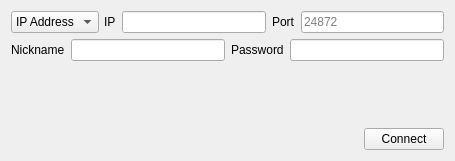
<?xml version="1.0" encoding="UTF-8"?>
<ui version="4.0">
 <class>DirectConnect</class>
 <widget class="QWidget" name="DirectConnect">
  <property name="geometry">
   <rect>
    <x>0</x>
    <y>0</y>
    <width>455</width>
    <height>161</height>
   </rect>
  </property>
  <property name="windowTitle">
   <string>Direct Connect</string>
  </property>
  <layout class="QVBoxLayout" name="verticalLayout">
   <item>
    <layout class="QVBoxLayout" name="verticalLayout_3">
     <item>
      <layout class="QVBoxLayout" name="verticalLayout_2">
       <item>
        <layout class="QHBoxLayout" name="horizontalLayout">
         <property name="spacing">
          <number>0</number>
         </property>
         <property name="leftMargin">
          <number>0</number>
         </property>
         <item>
          <widget class="QComboBox" name="connection_type">
           <item>
            <property name="text">
             <string>IP Address</string>
            </property>
           </item>
          </widget>
         </item>
         <item>
          <widget class="QWidget" name="ip_container" native="true">
           <layout class="QHBoxLayout" name="ip_layout">
            <property name="leftMargin">
             <number>5</number>
            </property>
            <property name="topMargin">
             <number>0</number>
            </property>
            <property name="rightMargin">
             <number>0</number>
            </property>
            <property name="bottomMargin">
             <number>0</number>
            </property>
            <item>
             <widget class="QLabel" name="label_2">
              <property name="text">
               <string>IP</string>
              </property>
             </widget>
            </item>
            <item>
             <widget class="QLineEdit" name="ip">
              <property name="toolTip">
               <string>&lt;html&gt;&lt;head/&gt;&lt;body&gt;&lt;p&gt;IPv4 address of the host&lt;/p&gt;&lt;/body&gt;&lt;/html&gt;</string>
              </property>
              <property name="maxLength">
               <number>253</number>
              </property>
             </widget>
            </item>
            <item>
             <widget class="QLabel" name="label_3">
              <property name="text">
               <string>Port</string>
              </property>
             </widget>
            </item>
            <item>
             <widget class="QLineEdit" name="port">
              <property name="toolTip">
               <string>&lt;html&gt;&lt;head/&gt;&lt;body&gt;&lt;p&gt;Port number the host is listening on&lt;/p&gt;&lt;/body&gt;&lt;/html&gt;</string>
              </property>
              <property name="maxLength">
               <number>5</number>
              </property>
              <property name="placeholderText">
               <string notr="true" extracomment="placeholder string that tells user default port">24872</string>
              </property>
             </widget>
            </item>
           </layout>
          </widget>
         </item>
        </layout>
       </item>
       <item>
        <layout class="QHBoxLayout" name="horizontalLayout_2">
         <item>
          <widget class="QLabel" name="label_5">
           <property name="text">
            <string>Nickname</string>
           </property>
          </widget>
         </item>
         <item>
          <widget class="QLineEdit" name="nickname">
           <property name="maxLength">
            <number>20</number>
           </property>
          </widget>
         </item>
         <item>
          <widget class="QLabel" name="label">
           <property name="text">
            <string>Password</string>
           </property>
          </widget>
         </item>
         <item>
          <widget class="QLineEdit" name="password"/>
         </item>
        </layout>
       </item>
      </layout>
     </item>
     <item>
      <spacer name="verticalSpacer">
       <property name="orientation">
        <enum>Qt::Vertical</enum>
       </property>
       <property name="sizeHint" stdset="0">
        <size>
         <width>20</width>
         <height>20</height>
        </size>
       </property>
      </spacer>
     </item>
     <item>
      <layout class="QHBoxLayout" name="horizontalLayout_3">
       <item>
        <spacer name="horizontalSpacer">
         <property name="orientation">
          <enum>Qt::Horizontal</enum>
         </property>
         <property name="sizeHint" stdset="0">
          <size>
           <width>40</width>
           <height>20</height>
          </size>
         </property>
        </spacer>
       </item>
       <item>
        <widget class="QPushButton" name="connect">
         <property name="text">
          <string>Connect</string>
         </property>
        </widget>
       </item>
      </layout>
     </item>
    </layout>
   </item>
  </layout>
 </widget>
 <resources/>
 <connections/>
</ui>
